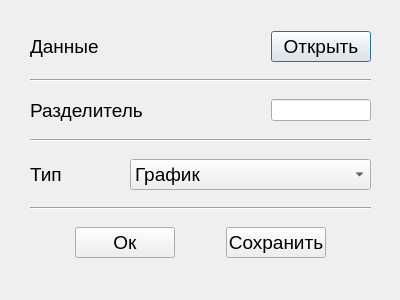
<?xml version="1.0" encoding="UTF-8"?>
<ui version="4.0">
 <class>Dialog</class>
 <widget class="QDialog" name="Dialog">
  <property name="geometry">
   <rect>
    <x>0</x>
    <y>0</y>
    <width>400</width>
    <height>300</height>
   </rect>
  </property>
  <property name="windowTitle">
   <string>Dialog</string>
  </property>
  <widget class="QWidget" name="verticalLayoutWidget">
   <property name="geometry">
    <rect>
     <x>20</x>
     <y>10</y>
     <width>361</width>
     <height>271</height>
    </rect>
   </property>
   <layout class="QVBoxLayout" name="verticalLayout">
    <property name="leftMargin">
     <number>10</number>
    </property>
    <property name="topMargin">
     <number>10</number>
    </property>
    <property name="rightMargin">
     <number>10</number>
    </property>
    <property name="bottomMargin">
     <number>10</number>
    </property>
    <item>
     <layout class="QHBoxLayout" name="horizontalLayout">
      <item>
       <widget class="QLabel" name="label">
        <property name="font">
         <font>
          <pointsize>14</pointsize>
         </font>
        </property>
        <property name="text">
         <string>Данные</string>
        </property>
       </widget>
      </item>
      <item>
       <widget class="QPushButton" name="pushButton">
        <property name="maximumSize">
         <size>
          <width>100</width>
          <height>16777215</height>
         </size>
        </property>
        <property name="font">
         <font>
          <pointsize>14</pointsize>
         </font>
        </property>
        <property name="text">
         <string>Открыть</string>
        </property>
       </widget>
      </item>
     </layout>
    </item>
    <item>
     <widget class="Line" name="line">
      <property name="orientation">
       <enum>Qt::Horizontal</enum>
      </property>
     </widget>
    </item>
    <item>
     <layout class="QHBoxLayout" name="horizontalLayout_2">
      <item>
       <widget class="QLabel" name="label_2">
        <property name="font">
         <font>
          <pointsize>14</pointsize>
         </font>
        </property>
        <property name="text">
         <string>Разделитель</string>
        </property>
       </widget>
      </item>
      <item>
       <widget class="QLineEdit" name="lineEdit">
        <property name="maximumSize">
         <size>
          <width>100</width>
          <height>16777215</height>
         </size>
        </property>
       </widget>
      </item>
     </layout>
    </item>
    <item>
     <widget class="Line" name="line_2">
      <property name="orientation">
       <enum>Qt::Horizontal</enum>
      </property>
     </widget>
    </item>
    <item>
     <layout class="QHBoxLayout" name="horizontalLayout_4">
      <item>
       <widget class="QLabel" name="label_3">
        <property name="font">
         <font>
          <pointsize>14</pointsize>
         </font>
        </property>
        <property name="text">
         <string>Тип</string>
        </property>
       </widget>
      </item>
      <item>
       <widget class="QComboBox" name="comboBox">
        <property name="font">
         <font>
          <pointsize>14</pointsize>
         </font>
        </property>
        <item>
         <property name="text">
          <string>График</string>
         </property>
        </item>
        <item>
         <property name="text">
          <string>Столбчатая диаграмма</string>
         </property>
        </item>
        <item>
         <property name="text">
          <string>Круговая диаграмма</string>
         </property>
        </item>
       </widget>
      </item>
     </layout>
    </item>
    <item>
     <widget class="Line" name="line_3">
      <property name="orientation">
       <enum>Qt::Horizontal</enum>
      </property>
     </widget>
    </item>
    <item>
     <layout class="QHBoxLayout" name="horizontalLayout_3">
      <item>
       <widget class="QPushButton" name="pushButton_2">
        <property name="maximumSize">
         <size>
          <width>100</width>
          <height>16777215</height>
         </size>
        </property>
        <property name="font">
         <font>
          <pointsize>14</pointsize>
         </font>
        </property>
        <property name="text">
         <string>Ок</string>
        </property>
       </widget>
      </item>
      <item>
       <widget class="QPushButton" name="pushButton_3">
        <property name="maximumSize">
         <size>
          <width>100</width>
          <height>16777215</height>
         </size>
        </property>
        <property name="font">
         <font>
          <pointsize>14</pointsize>
         </font>
        </property>
        <property name="text">
         <string>Сохранить</string>
        </property>
       </widget>
      </item>
     </layout>
    </item>
   </layout>
  </widget>
 </widget>
 <resources/>
 <connections/>
</ui>
